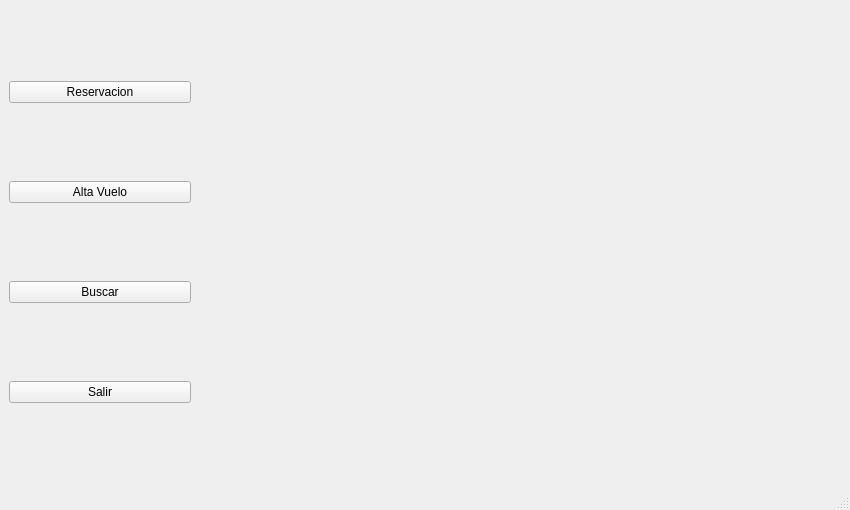
<?xml version="1.0" encoding="UTF-8"?>
<ui version="4.0">
 <class>MenuPrincipal</class>
 <widget class="QMainWindow" name="MenuPrincipal">
  <property name="windowModality">
   <enum>Qt::NonModal</enum>
  </property>
  <property name="geometry">
   <rect>
    <x>0</x>
    <y>0</y>
    <width>850</width>
    <height>510</height>
   </rect>
  </property>
  <property name="sizePolicy">
   <sizepolicy hsizetype="Fixed" vsizetype="Fixed">
    <horstretch>0</horstretch>
    <verstretch>0</verstretch>
   </sizepolicy>
  </property>
  <property name="minimumSize">
   <size>
    <width>850</width>
    <height>510</height>
   </size>
  </property>
  <property name="maximumSize">
   <size>
    <width>850</width>
    <height>510</height>
   </size>
  </property>
  <property name="windowTitle">
   <string>MainWindow</string>
  </property>
  <property name="windowIcon">
   <iconset>
    <normaloff>:/1404781849343.png</normaloff>:/1404781849343.png</iconset>
  </property>
  <property name="animated">
   <bool>false</bool>
  </property>
  <widget class="QWidget" name="centralwidget">
   <layout class="QHBoxLayout" name="horizontalLayout">
    <item>
     <layout class="QVBoxLayout" name="verticalLayout">
      <item>
       <widget class="QPushButton" name="Reservacion">
        <property name="text">
         <string>Reservacion</string>
        </property>
       </widget>
      </item>
      <item>
       <widget class="QPushButton" name="AltaV">
        <property name="text">
         <string>Alta Vuelo</string>
        </property>
       </widget>
      </item>
      <item>
       <widget class="QPushButton" name="Busqueda">
        <property name="text">
         <string>Buscar</string>
        </property>
       </widget>
      </item>
      <item>
       <widget class="QPushButton" name="Salir">
        <property name="text">
         <string>Salir</string>
        </property>
       </widget>
      </item>
     </layout>
    </item>
    <item>
     <spacer name="horizontalSpacer">
      <property name="orientation">
       <enum>Qt::Vertical</enum>
      </property>
      <property name="sizeType">
       <enum>QSizePolicy::Fixed</enum>
      </property>
      <property name="sizeHint" stdset="0">
       <size>
        <width>650</width>
        <height>450</height>
       </size>
      </property>
     </spacer>
    </item>
   </layout>
  </widget>
  <widget class="QMenuBar" name="menubar">
   <property name="geometry">
    <rect>
     <x>0</x>
     <y>0</y>
     <width>850</width>
     <height>25</height>
    </rect>
   </property>
  </widget>
  <widget class="QStatusBar" name="statusbar"/>
 </widget>
 <resources/>
 <connections/>
</ui>
